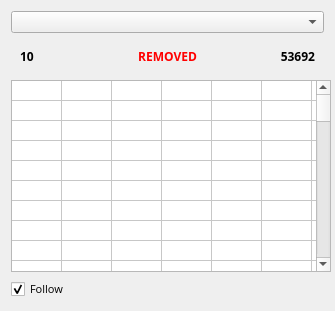
           <widget class="QFrame" name="runner1Frame">
            <property name="minimumSize">
             <size>
              <width>335</width>
              <height>0</height>
             </size>
            </property>
            <property name="maximumSize">
             <size>
              <width>335</width>
              <height>16777215</height>
             </size>
            </property>
            <property name="frameShape">
             <enum>QFrame::NoFrame</enum>
            </property>
            <property name="frameShadow">
             <enum>QFrame::Raised</enum>
            </property>
            <layout class="QGridLayout" name="gridLayout_5">
             <item row="1" column="0">
              <widget class="QFrame" name="frame_7">
               <property name="minimumSize">
                <size>
                 <width>0</width>
                 <height>20</height>
                </size>
               </property>
               <property name="frameShape">
                <enum>QFrame::NoFrame</enum>
               </property>
               <property name="frameShadow">
                <enum>QFrame::Raised</enum>
               </property>
               <layout class="QHBoxLayout" name="horizontalLayout_4">
                <item>
                 <widget class="QLabel" name="ltp1Label">
                  <property name="maximumSize">
                   <size>
                    <width>16777215</width>
                    <height>16777215</height>
                   </size>
                  </property>
                  <property name="font">
                   <font>
                    <family>Open Sans</family>
                    <weight>75</weight>
                    <bold>true</bold>
                    <stylestrategy>PreferDefault</stylestrategy>
                   </font>
                  </property>
                  <property name="text">
                   <string>10</string>
                  </property>
                 </widget>
                </item>
                <item>
                 <widget class="QLabel" name="removed1Label">
                  <property name="maximumSize">
                   <size>
                    <width>16777215</width>
                    <height>16777215</height>
                   </size>
                  </property>
                  <property name="font">
                   <font>
                    <family>Open Sans</family>
                    <weight>75</weight>
                    <bold>true</bold>
                    <stylestrategy>PreferDefault</stylestrategy>
                   </font>
                  </property>
                  <property name="styleSheet">
                   <string notr="true">color:red</string>
                  </property>
                  <property name="text">
                   <string>REMOVED</string>
                  </property>
                  <property name="alignment">
                   <set>Qt::AlignCenter</set>
                  </property>
                 </widget>
                </item>
                <item>
                 <widget class="QLabel" name="runnerTradedVol1Label">
                  <property name="maximumSize">
                   <size>
                    <width>16777215</width>
                    <height>16777215</height>
                   </size>
                  </property>
                  <property name="font">
                   <font>
                    <family>Open Sans</family>
                    <weight>75</weight>
                    <bold>true</bold>
                    <stylestrategy>PreferDefault</stylestrategy>
                   </font>
                  </property>
                  <property name="text">
                   <string>53692</string>
                  </property>
                  <property name="alignment">
                   <set>Qt::AlignRight|Qt::AlignTrailing|Qt::AlignVCenter</set>
                  </property>
                 </widget>
                </item>
               </layout>
              </widget>
             </item>
             <item row="3" column="0">
              <widget class="QTableWidget" name="ladder1TableWidget">
               <property name="minimumSize">
                <size>
                 <width>320</width>
                 <height>0</height>
                </size>
               </property>
               <property name="maximumSize">
                <size>
                 <width>320</width>
                 <height>16777215</height>
                </size>
               </property>
               <property name="sizeIncrement">
                <size>
                 <width>0</width>
                 <height>0</height>
                </size>
               </property>
               <property name="font">
                <font>
                 <family>Open Sans</family>
                 <pointsize>8</pointsize>
                 <weight>50</weight>
                 <bold>false</bold>
                </font>
               </property>
               <property name="horizontalScrollBarPolicy">
                <enum>Qt::ScrollBarAlwaysOff</enum>
               </property>
               <property name="alternatingRowColors">
                <bool>false</bool>
               </property>
               <property name="showGrid">
                <bool>true</bool>
               </property>
               <property name="gridStyle">
                <enum>Qt::SolidLine</enum>
               </property>
               <property name="cornerButtonEnabled">
                <bool>true</bool>
               </property>
               <property name="rowCount">
                <number>350</number>
               </property>
               <property name="columnCount">
                <number>25</number>
               </property>
               <attribute name="horizontalHeaderVisible">
                <bool>false</bool>
               </attribute>
               <attribute name="horizontalHeaderMinimumSectionSize">
                <number>1</number>
               </attribute>
               <attribute name="horizontalHeaderDefaultSectionSize">
                <number>50</number>
               </attribute>
               <attribute name="verticalHeaderVisible">
                <bool>false</bool>
               </attribute>
               <attribute name="verticalHeaderMinimumSectionSize">
                <number>15</number>
               </attribute>
               <attribute name="verticalHeaderDefaultSectionSize">
                <number>15</number>
               </attribute>
               <row/>
               <row/>
               <row/>
               <row/>
               <row/>
               <row/>
               <row/>
               <row/>
               <row/>
               <row/>
               <row/>
               <row/>
               <row/>
               <row/>
               <row/>
               <row/>
               <row/>
               <row/>
               <row/>
               <row/>
               <row/>
               <row/>
               <row/>
               <row/>
               <row/>
               <row/>
               <row/>
               <row/>
               <row/>
               <row/>
               <row/>
               <row/>
               <row/>
               <row/>
               <row/>
               <row/>
               <row/>
               <row/>
               <row/>
               <row/>
               <row/>
               <row/>
               <row/>
               <row/>
               <row/>
               <row/>
               <row/>
               <row/>
               <row/>
               <row/>
               <row/>
               <row/>
               <row/>
               <row/>
               <row/>
               <row/>
               <row/>
               <row/>
               <row/>
               <row/>
               <row/>
               <row/>
               <row/>
               <row/>
               <row/>
               <row/>
               <row/>
               <row/>
               <row/>
               <row/>
               <row/>
               <row/>
               <row/>
               <row/>
               <row/>
               <row/>
               <row/>
               <row/>
               <row/>
               <row/>
               <row/>
               <row/>
               <row/>
               <row/>
               <row/>
               <row/>
               <row/>
               <row/>
               <row/>
               <row/>
               <row/>
               <row/>
               <row/>
               <row/>
               <row/>
               <row/>
               <row/>
               <row/>
               <row/>
               <row/>
               <row/>
               <row/>
               <row/>
               <row/>
               <row/>
               <row/>
               <row/>
               <row/>
               <row/>
               <row/>
               <row/>
               <row/>
               <row/>
               <row/>
               <row/>
               <row/>
               <row/>
               <row/>
               <row/>
               <row/>
               <row/>
               <row/>
               <row/>
               <row/>
               <row/>
               <row/>
               <row/>
               <row/>
               <row/>
               <row/>
               <row/>
               <row/>
               <row/>
               <row/>
               <row/>
               <row/>
               <row/>
               <row/>
               <row/>
               <row/>
               <row/>
               <row/>
               <row/>
               <row/>
               <row/>
               <row/>
               <row/>
               <row/>
               <row/>
               <row/>
               <row/>
               <row/>
               <row/>
               <row/>
               <row/>
               <row/>
               <row/>
               <row/>
               <row/>
               <row/>
               <row/>
               <row/>
               <row/>
               <row/>
               <row/>
               <row/>
               <row/>
               <row/>
               <row/>
               <row/>
               <row/>
               <row/>
               <row/>
               <row/>
               <row/>
               <row/>
               <row/>
               <row/>
               <row/>
               <row/>
               <row/>
               <row/>
               <row/>
               <row/>
               <row/>
               <row/>
               <row/>
               <row/>
               <row/>
               <row/>
               <row/>
               <row/>
               <row/>
               <row/>
               <row/>
               <row/>
               <row/>
               <row/>
               <row/>
               <row/>
               <row/>
               <row/>
               <row/>
               <row/>
               <row/>
               <row/>
               <row/>
               <row/>
               <row/>
               <row/>
               <row/>
               <row/>
               <row/>
               <row/>
               <row/>
               <row/>
               <row/>
               <row/>
               <row/>
               <row/>
               <row/>
               <row/>
               <row/>
               <row/>
               <row/>
               <row/>
               <row/>
               <row/>
               <row/>
               <row/>
               <row/>
               <row/>
               <row/>
               <row/>
               <row/>
               <row/>
               <row/>
               <row/>
               <row/>
               <row/>
               <row/>
               <row/>
               <row/>
               <row/>
               <row/>
               <row/>
               <row/>
               <row/>
               <row/>
               <row/>
               <row/>
               <row/>
               <row/>
               <row/>
               <row/>
               <row/>
               <row/>
               <row/>
               <row/>
               <row/>
               <row/>
               <row/>
               <row/>
               <row/>
               <row/>
               <row/>
               <row/>
               <row/>
               <row/>
               <row/>
               <row/>
               <row/>
               <row/>
               <row/>
               <row/>
               <row/>
               <row/>
               <row/>
               <row/>
               <row/>
               <row/>
               <row/>
               <row/>
               <row/>
               <row/>
               <row/>
               <row/>
               <row/>
               <row/>
               <row/>
               <row/>
               <row/>
               <row/>
               <row/>
               <row/>
               <row/>
               <row/>
               <row/>
               <row/>
               <row/>
               <row/>
               <row/>
               <row/>
               <row/>
               <row/>
               <row/>
               <row/>
               <row/>
               <row/>
               <row/>
               <row/>
               <row/>
               <row/>
               <row/>
               <row/>
               <row/>
               <row/>
               <row/>
               <row/>
               <row/>
               <row/>
               <row/>
               <row/>
               <row/>
               <row/>
               <row/>
               <row/>
               <row/>
               <row/>
               <row/>
               <row/>
               <row/>
               <row/>
               <row/>
               <row/>
               <row/>
               <row/>
               <row/>
               <row/>
               <row/>
               <row/>
               <row/>
               <row/>
               <row/>
               <row/>
               <row/>
               <row/>
               <row/>
               <row/>
               <row/>
               <column/>
               <column/>
               <column/>
               <column/>
               <column/>
               <column/>
               <column/>
               <column/>
               <column/>
               <column/>
               <column/>
               <column/>
               <column/>
               <column/>
               <column/>
               <column/>
               <column/>
               <column/>
               <column/>
               <column/>
               <column/>
               <column/>
               <column/>
               <column/>
               <column/>
              </widget>
             </item>
             <item row="0" column="0">
              <widget class="QComboBox" name="runner1ComboBox"/>
             </item>
             <item row="4" column="0">
              <widget class="QCheckBox" name="follow1CheckBox">
               <property name="font">
                <font>
                 <family>Open Sans</family>
                 <pointsize>8</pointsize>
                 <weight>50</weight>
                 <italic>false</italic>
                 <bold>false</bold>
                </font>
               </property>
               <property name="text">
                <string>Follow</string>
               </property>
               <property name="checked">
                <bool>true</bool>
               </property>
              </widget>
             </item>
            </layout>
           </widget>
